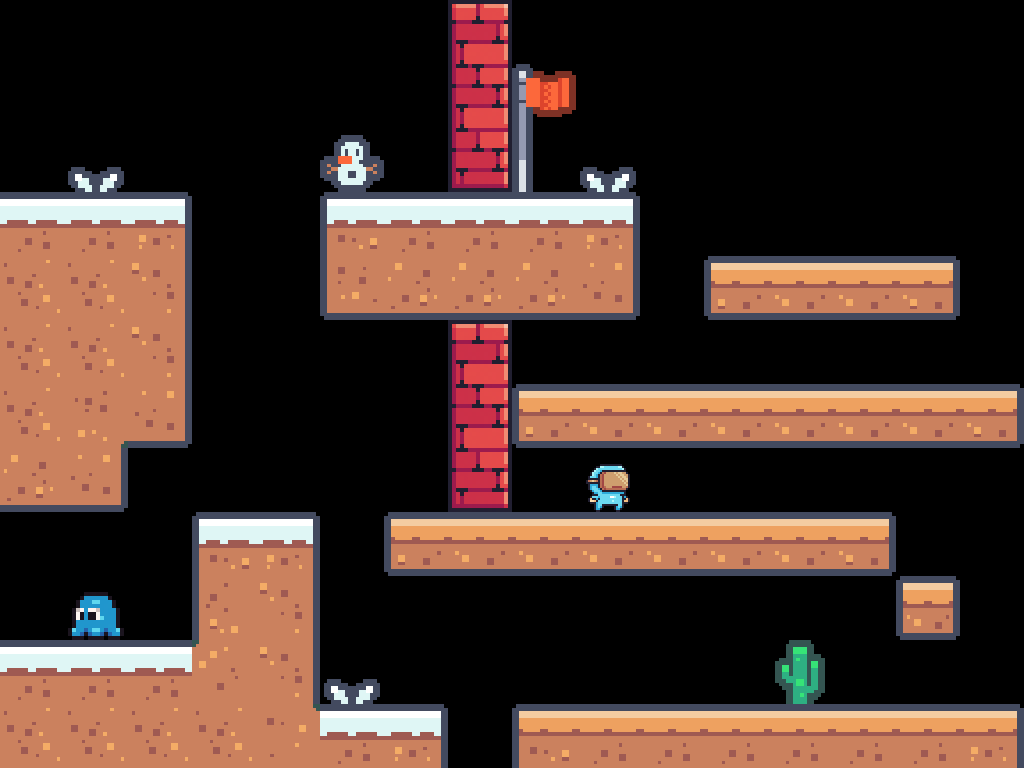

Rendered tile map (Tiled .tmx) drawn with the repository's tilesets; below, a short description and the full map source, tile grids included:
An orthogonal 16x12 tile map with 64x64 px tiles, 7 tile layers (Background, NPC, Finish, Spike, ...), 4 tilesets and 7 objects (5x Orange, Kiwi, Player).

<map version="1.10" tiledversion="1.11.0" orientation="orthogonal" renderorder="right-down" width="16" height="12" tilewidth="64" tileheight="64" infinite="0" nextlayerid="10" nextobjectid="17">
 <tileset firstgid="1" name="tileset" tilewidth="64" tileheight="64" tilecount="180" columns="20">
  <image source="../assets/Tileset/tileset.png" width="1280" height="576" />
 </tileset>
 <tileset firstgid="181" name="wall" tilewidth="64" tileheight="64" tilecount="3" columns="1">
  <image source="../assets/Tileset/wall.png" width="64" height="192" />
 </tileset>
 <tileset firstgid="184" name="npc" tilewidth="64" tileheight="64" tilecount="1" columns="1">
  <image source="../assets/Tileset/npc.png" width="64" height="64" />
 </tileset>
 <tileset firstgid="185" name="octi" tilewidth="64" tileheight="64" tilecount="1" columns="1">
  <image source="../assets/Enemy/0.png" width="64" height="64" />
 </tileset>
 <layer id="3" name="Background" width="16" height="12">
  <data encoding="csv">
0,0,0,0,0,0,0,0,0,0,0,0,0,0,0,0,
0,0,0,0,0,0,0,0,0,0,0,0,0,0,0,0,
0,145,0,0,0,146,0,0,0,145,0,0,0,0,0,0,
0,0,0,0,0,0,0,0,0,0,0,0,0,0,0,0,
0,0,0,0,0,0,0,0,0,0,0,0,0,0,0,0,
0,0,0,0,0,0,0,0,0,0,0,0,0,0,0,0,
0,0,0,0,0,0,0,0,0,0,0,0,0,0,0,0,
0,0,0,0,0,0,0,0,0,0,0,0,0,0,0,0,
0,0,0,0,0,0,0,0,0,0,0,0,0,0,0,0,
0,0,0,0,0,0,0,0,0,0,0,0,0,0,0,0,
0,0,0,0,0,145,0,0,0,0,0,0,128,0,0,0,
0,0,0,0,0,0,0,0,0,0,0,0,0,0,0,0
</data>
 </layer>
 <layer id="6" name="NPC" width="16" height="12">
  <data encoding="csv">
0,0,0,0,0,0,0,0,0,0,0,0,0,0,0,0,
0,0,0,0,0,0,0,0,0,0,0,0,0,0,0,0,
0,0,0,0,0,0,0,0,0,0,0,0,0,0,0,0,
0,0,0,0,0,0,0,0,0,0,0,0,0,0,0,0,
0,0,0,0,0,0,0,0,0,0,0,0,0,0,0,0,
0,0,0,0,0,0,0,0,0,0,0,0,0,0,0,0,
0,0,0,0,0,0,0,0,0,0,0,0,0,0,0,0,
0,0,0,0,0,0,0,0,0,184,0,0,0,0,0,0,
0,0,0,0,0,0,0,0,0,0,0,0,0,0,0,0,
0,0,0,0,0,0,0,0,0,0,0,0,0,0,0,0,
0,0,0,0,0,0,0,0,0,0,0,0,0,0,0,0,
0,0,0,0,0,0,0,0,0,0,0,0,0,0,0,0
</data>
 </layer>
 <layer id="4" name="Finish" width="16" height="12">
  <data encoding="csv">
0,0,0,0,0,0,0,0,0,0,0,0,0,0,0,0,
0,0,0,0,0,0,0,0,112,0,0,0,0,0,0,0,
0,0,0,0,0,0,0,0,132,0,0,0,0,0,0,0,
0,0,0,0,0,0,0,0,0,0,0,0,0,0,0,0,
0,0,0,0,0,0,0,0,0,0,0,0,0,0,0,0,
0,0,0,0,0,0,0,0,0,0,0,0,0,0,0,0,
0,0,0,0,0,0,0,0,0,0,0,0,0,0,0,0,
0,0,0,0,0,0,0,0,0,0,0,0,0,0,0,0,
0,0,0,0,0,0,0,0,0,0,0,0,0,0,0,0,
0,0,0,0,0,0,0,0,0,0,0,0,0,0,0,0,
0,0,0,0,0,0,0,0,0,0,0,0,0,0,0,0,
0,0,0,0,0,0,0,0,0,0,0,0,0,0,0,0
</data>
 </layer>
 <objectgroup id="7" name="Fruits">
  <object id="9" name="Orange" x="127.217" y="549.423" width="64" height="64" />
  <object id="10" name="Kiwi" x="355.746" y="23.431" width="64" height="64" />
  <object id="13" name="Orange" x="448.892" y="626.928" width="64" height="64" />
  <object id="14" name="Orange" x="875.599" y="87.9811" width="64" height="64" />
  <object id="15" name="Orange" x="809.803" y="87.0135" width="64" height="64" />
  <object id="16" name="Orange" x="839.798" y="127.652" width="64" height="64" />
 </objectgroup>
 <layer id="8" name="Spike" width="16" height="12">
  <data encoding="csv">
0,0,0,0,0,0,0,0,0,0,0,0,0,0,0,0,
0,0,0,0,0,0,0,0,0,0,0,0,0,0,0,0,
0,0,0,0,0,0,0,0,0,0,0,0,0,0,0,0,
0,0,0,0,0,0,0,0,0,0,0,0,0,0,0,0,
0,0,0,0,0,0,0,0,0,0,0,0,0,0,0,0,
0,0,0,0,0,0,0,0,0,0,0,0,0,0,0,0,
0,0,0,0,0,0,0,0,0,0,0,0,0,0,0,0,
0,0,0,0,0,0,0,0,0,0,0,0,0,0,0,0,
0,0,0,0,0,0,0,0,0,0,0,0,0,0,0,0,
0,0,0,0,0,0,0,0,0,0,0,0,0,0,0,0,
0,0,0,0,0,0,0,0,0,0,0,0,0,0,0,0,
0,0,0,0,0,0,0,0,0,0,0,0,0,0,0,0
</data>
 </layer>
 <layer id="9" name="Enemy" width="16" height="12">
  <data encoding="csv">
0,0,0,0,0,0,0,0,0,0,0,0,0,0,0,0,
0,0,0,0,0,0,0,0,0,0,0,0,0,0,0,0,
0,0,0,0,0,0,0,0,0,0,0,0,0,0,0,0,
0,0,0,0,0,0,0,0,0,0,0,0,0,0,0,0,
0,0,0,0,0,0,0,0,0,0,0,0,0,0,0,0,
0,0,0,0,0,0,0,0,0,0,0,0,0,0,0,0,
0,0,0,0,0,0,0,0,0,0,0,0,0,0,0,0,
0,0,0,0,0,0,0,0,0,0,0,0,0,0,0,0,
0,0,0,0,0,0,0,0,0,0,0,0,0,0,0,0,
0,185,0,0,0,0,0,0,0,0,0,0,0,0,0,0,
0,0,0,0,0,0,0,0,0,0,0,0,0,0,0,0,
0,0,0,0,0,0,0,0,0,0,0,0,0,0,0,0
</data>
 </layer>
 <layer id="5" name="Wall" width="16" height="12">
  <data encoding="csv">
0,0,0,0,0,0,0,181,0,0,0,0,0,0,0,0,
0,0,0,0,0,0,0,182,0,0,0,0,0,0,0,0,
0,0,0,0,0,0,0,183,0,0,0,0,0,0,0,0,
0,0,0,0,0,0,0,0,0,0,0,0,0,0,0,0,
0,0,0,0,0,0,0,0,0,0,0,0,0,0,0,0,
0,0,0,0,0,0,0,181,0,0,0,0,0,0,0,0,
0,0,0,0,0,0,0,182,0,0,0,0,0,0,0,0,
0,0,0,0,0,0,0,183,0,0,0,0,0,0,0,0,
0,0,0,0,0,0,0,0,0,0,0,0,0,0,0,0,
0,0,0,0,0,0,0,0,0,0,0,0,0,0,0,0,
0,0,0,0,0,0,0,0,0,0,0,0,0,0,0,0,
0,0,0,0,0,0,0,0,0,0,0,0,0,0,0,0
</data>
 </layer>
 <objectgroup id="2" name="Objects">
  <object id="3" name="Player" x="38.4206" y="108.594">
   <point />
  </object>
 </objectgroup>
 <layer id="1" name="Main" width="16" height="12">
  <data encoding="csv">
0,0,0,0,0,0,0,0,0,0,0,0,0,0,0,0,
0,0,0,0,0,0,0,0,0,0,0,0,0,0,0,0,
0,0,0,0,0,0,0,0,0,0,0,0,0,0,0,0,
103,103,104,0,0,102,103,103,103,104,0,0,0,0,0,0,
123,123,124,0,0,142,143,143,143,144,0,42,43,43,44,0,
123,123,124,0,0,0,0,0,0,0,0,0,0,0,0,0,
123,5,144,0,0,0,0,0,42,43,43,43,43,43,43,44,
143,144,0,0,0,0,0,0,0,0,0,0,0,0,0,0,
0,0,0,102,104,0,42,43,43,43,43,43,43,44,0,0,
0,0,0,122,124,0,0,0,0,0,0,0,0,0,41,0,
103,103,103,26,124,0,0,0,0,0,0,0,0,0,0,0,
123,123,123,123,25,103,104,0,62,63,63,63,63,63,63,64
</data>
 </layer>
</map>
